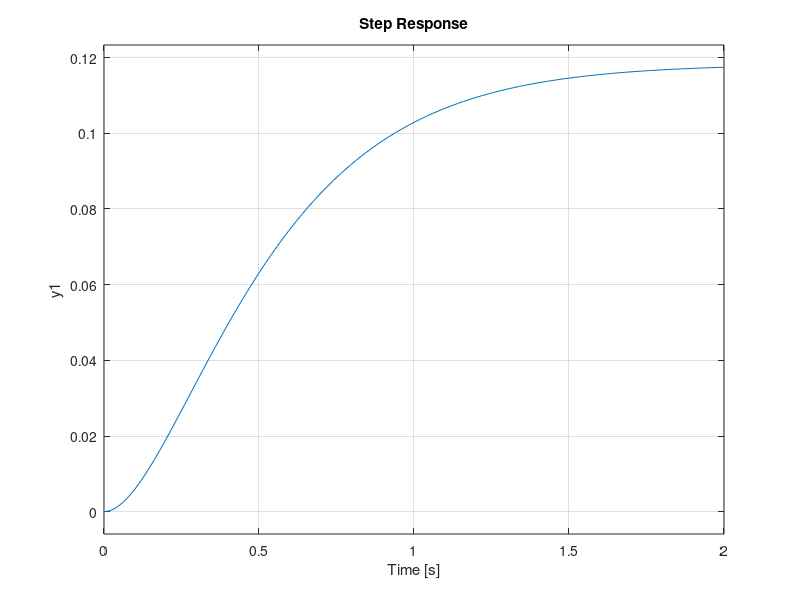

Here is the MATLAB script that generated this plot: (Note: this script raises an error after producing the figure.)
%Sistema linerarizado em torno do ponto de operação:
Glin = tf([8.74e5], [1 1802 5.842e5 4.173e6 7.389e6]);
poles = pole(Glin);
Gsimp = tf(Glin.num, conv([1 -poles(3)], [1 -poles(4)]));
Gsimp = Gsimp*dcgain(Glin)/dcgain(Gsimp);
figure
hold
step(Glin);
step(Gsimp);

%Sistema contínuo, em malha aberta:
[z,p,k] = zpkdata(Gsimp); %formato zpk
Gzpk = zpk(z,p,k,'DisplayFormat','timeconstant'); %formato em constante de tempo
figure
step(Gsimp); %degrau em malha aberta
Ginfo = stepinfo(Gsimp); %características do transitório
disp(Ginfo);

%Especificações de projeto:
disp('Especificações do Projeto:');
ST = 0.75*Ginfo.SettlingTime;
fprintf('ST < %g\n', ST); %redução do tempo de acomodação em 25% da malha aberta
disp('OS < 5%'); %overshoot ótimo de 5%
T = 1/(5*max(abs(p{1})));
fprintf('T = %g\n', T); %intervalo de amostragem: 1/5 da constante de tempo mais rápida

%Discretização do sistema, com ZOH:
Gz = c2d(Gsimp, T, 'zoh');

%Projeto de controlador proporcional (tempo de acomodação):
sisotool(Gz);
%load('PI.mat');